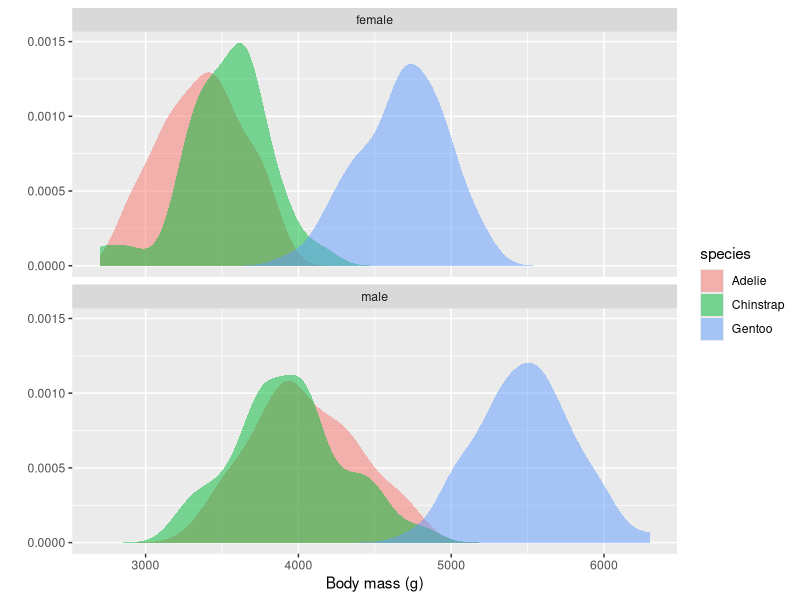
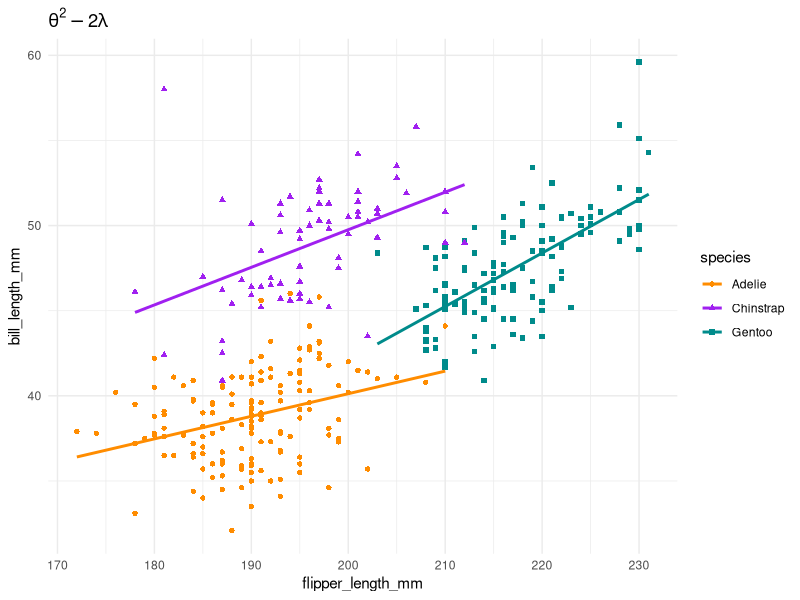

These figures' R source, in order:
library(tidyverse)
library(palmerpenguins)

## Exercise 1

penguins %>%
  filter(!is.na(sex)) %>%
  mutate(
    sex = forcats::as_factor(sex)
  ) %>%
  ggplot(
    aes(
      x = body_mass_g,
      fill = species
    )
  ) + 
    geom_density(alpha=0.5, color=NA) +
    facet_wrap(~sex, ncol=1) +
    labs(
      color = "Species",
      x = "Body mass (g)",
      y = ""
    )


## Exercise 2


penguins %>%
  ggplot(
    aes(
      x = flipper_length_mm,
      y = bill_length_mm,
      color = species,
      shape = species
    )
  ) + 
  geom_point() +
  geom_smooth(method="lm", se=FALSE) +
  theme_minimal() +
  scale_color_manual(values = c("darkorange", "purple", "cyan4")) +
  labs(
    title = expression(theta^2 - 2*lambda)
  )




